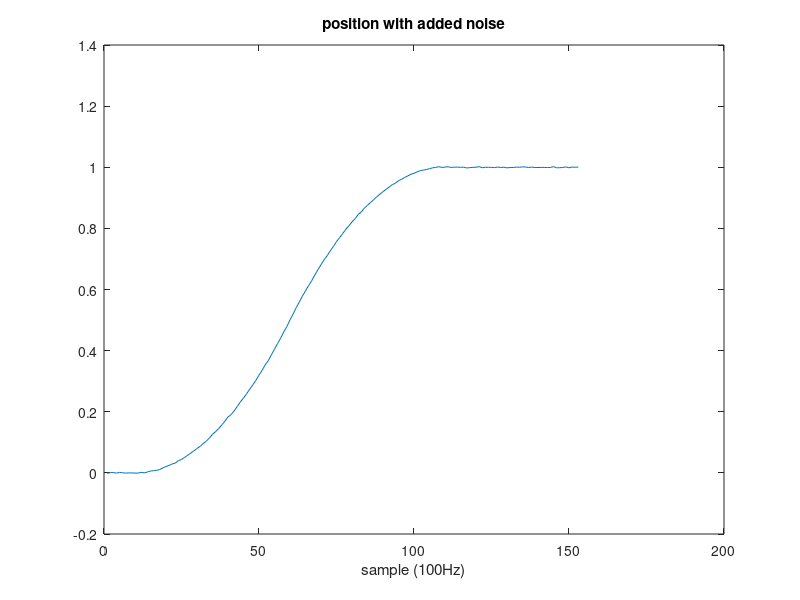
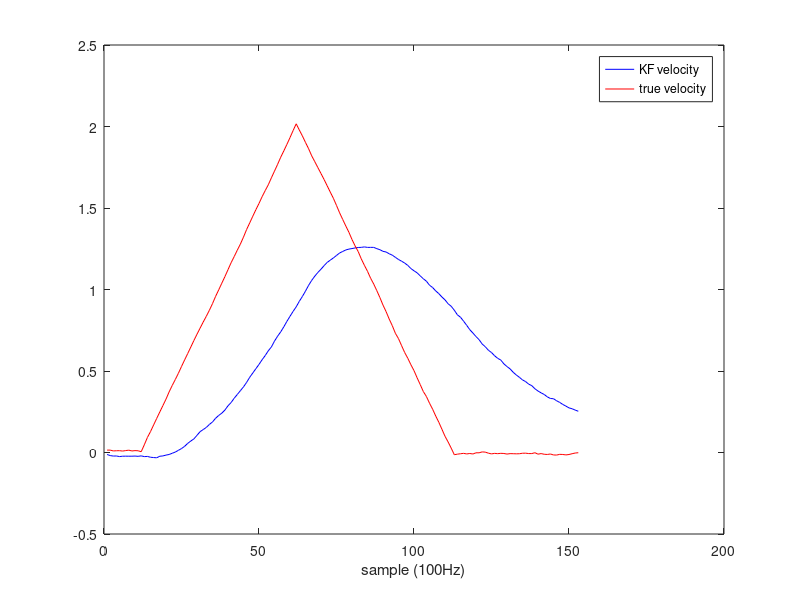

Write the MATLAB code that produced these figures, in order.
% constants

T = 0.01;

% set up desired trajectory

i = 1;

for t = 0:T:0.1
  posd(i) = 0;
  veld(i) = 0;
  accd(i) = 0;
  i = i + 1;
end

for t = 0:T:1.0
  if t < 0.5
    accd(i) = 4;
  else
    accd(i) = -4;
  end
  veld(i) = veld(i-1) + T*accd(i);
  posd(i) = posd(i-1) + T*veld(i) + 0.5*T*T*accd(i);
  i = i + 1;
end

for t = 0:T:0.4
  posd(i) = posd(i-1);
  veld(i) = 0;
  accd(i) = 0;
  i = i + 1;
end

figure();
mpos = posd + 0.001*randn(size(posd));
plot(mpos)                          
title('position with added noise')
xlabel('sample (100Hz)')

% Create idealized system to match filter assumptions
% state is (position, velocity)'
% We are assuming Q, R, and P0 to be diagonal

A = [ 1 T
      0 1 ]

B = [ 0
      T ]

C = [ 1 0 ]

% process variance
Q = [ 1e-6 0
      0 1e-5 ]

% sensor noise variance
R = [ 1e-5 ]

% initial state estimate variance
P0 = [ 1e-4 0
       0 1e-4 ]

% Create some data
state = [ sqrt(P0(1,1))*randn(1)
          sqrt(P0(2,2))*randn(1) ];
for i = 1:length(posd)
 postrue(i) = state(1);
 veltrue(i) = state(2);
 % simulate noisy measurement
 measurement(i) = C*state + sqrt(R(1,1))*randn(1);
 torque(i) = accd(i);
 process_noise = [ sqrt(Q(1,1))*randn(1)
                   sqrt(Q(2,2))*randn(1) ];
 state = A*state + B*accd(i) + process_noise;
end

% Design filter
% Note that we can design filter in advance of seeing the data.
Pm = P0;
for i = 1:1000
 % measurement step
 S = C*Pm*C' + R;
 K = Pm*C'*inv(S);
 Pp = Pm - K*C*Pm;
 % prediction step
 Pm = A*Pp*A' + Q;
end

% Run the filter to create example output
sem = [ 0 0 ]'
for i = 1:length(posd)
 % measurement step
 sep = sem + K*(measurement(i)-C*sem);
 pose(i) = sep(1);
 vele(i) = sep(2);
 % prediction step
 sem = A*sep;
end

% Let's plot the Kalman filter output
figure();
ii = 1:length(pose);
plot(ii,pose,'b',ii,postrue,'r')
plot(ii,measurement,'b',ii,postrue,'r')
plot(ii,vele,'b',ii,veltrue,'r')
legend('KF velocity','true velocity')
xlabel('sample (100Hz)')